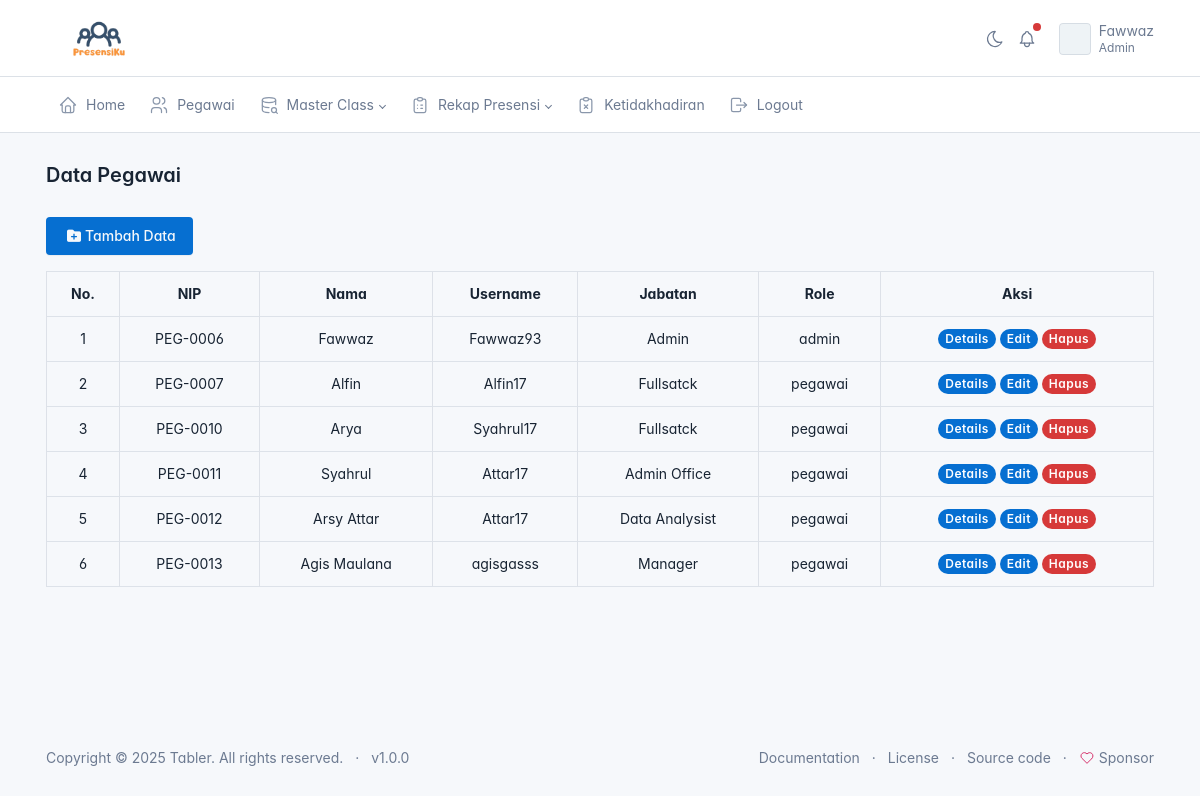
The app's page /admin/data_pegawai/pegawai.php (signed in) with its own data.
### tables this page shows
CREATE TABLE `users` (
  `id` int(11) NOT NULL,
  `id_pegawai` int(11) NOT NULL,
  `username` varchar(225) NOT NULL,
  `password` varchar(300) NOT NULL,
  `status` varchar(20) NOT NULL,
  `role` varchar(20) NOT NULL
);

CREATE TABLE `pegawai` (
  `id` int(11) NOT NULL,
  `nip` varchar(50) NOT NULL,
  `name` varchar(200) NOT NULL,
  `jenis_kelamin` varchar(20) NOT NULL,
  `alamat` varchar(225) NOT NULL,
  `no_handphone` varchar(20) NOT NULL,
  `jabatan` varchar(100) NOT NULL,
  `lokasi_presensi` varchar(50) NOT NULL,
  `foto` varchar(225) NOT NULL
);

### config.php (called while the page is built, shortened)
<?php
function base_url($url = null)
{
    $base_url = 'http://localhost/RPLPresensi';
    if ($url != null) {
        return $base_url . '/' . $url;
    } else {
        return $base_url;
    }
}
?>

### admin/data_pegawai/pegawai.php (the view, shortened to what this page needs)
<?php
$judul = "Data Pegawai";
include('../layout/header.php');
require_once('../../config.php');
$result = mysqli_query($connection, "SELECT users.id_pegawai, users.username, users.password, users.status, users.role, pegawai.* FROM users JOIN pegawai ON users.id_pegawai = pegawai.id");
?>
<div class="page-body">
    <div class="container-xl">
        <a href="<?= base_url('admin/data_pegawai/tambah.php?id=') ?>" class="btn btn-primary"><span class="text"><i
                    class="fa-solid fa-folder-plus p-1"></i>Tambah Data</span></a>
        <table class="table table-bordered mt-3">
            <tr class="text-center">
                <th>No.</th>
                <th>NIP</th>
                <th>Nama</th>
                <th>Username</th>
                <th>Jabatan</th>
                <th>Role</th>
                <th>Aksi</th>
            </tr>
            <?php if (mysqli_num_rows($result) === 0): ?>
            <tr>
                <td colspan="7">Data kosong, silahkan tambahkan data baru</td>
            </tr>
            <?php else: ?>
            <?php $no = 1;
                while ($pegawai = mysqli_fetch_array($result)):?>
            <tr class="text-center">
                <td><?= $no++ ?></td>
                <td><?= $pegawai['nip'] ?></td>
                <td><?= $pegawai['name'] ?></td>
                <td><?= $pegawai['username'] ?></td>
                <td><?= $pegawai['jabatan'] ?></td>
                <td><?= $pegawai['role'] ?></td>
                <td class="text-center">
                    <a href="<?= base_url('admin/data_pegawai/detail.php?id=' . $pegawai['id']) ?>"
                        class="badge badge-pill bg-primary">Details</a>
                    <a href="<?= base_url('admin/data_pegawai/edit.php?id=' . $pegawai['id']) ?>"
                        class="badge badge-pill bg-primary">Edit</a>
                    <a href="<?= base_url('admin/data_pegawai/hapus.php?id=' . $pegawai['id']) ?>"
                        class="badge badge-pill bg-danger tombol-hapus ">Hapus</a>
                </td>
            </tr>
            <?php endwhile; ?>
            <?php endif; ?>
        </table>
    </div>
</div>
<?php include('../layout/footer.php'); ?>

### admin/layout/header.php (shortened to what this page needs)
<?php
global $judul;
require_once('../../config.php') ?>
<!doctype html>
<html lang="en">
<head>
    <link href="<?= base_url('presensi/css/tabler.min.css?1738096685') ?> " rel="stylesheet" />
    <link href="<?= base_url('presensi/css/tabler-vendors.min.css?1738096685') ?> " rel="stylesheet" />
    <link href="<?= base_url('presensi/css/demo.min.css?1738096685') ?>" rel="stylesheet" />
    <link rel="stylesheet" href="https://cdnjs.cloudflare.com/ajax/libs/font-awesome/6.7.2/css/all.min.css"
 />
</head>
<body>
    <div class="page">
        <header class="navbar navbar-expand-md d-print-none">
            <div class="container-xl">
                <div class="navbar-brand navbar-brand-autodark d-none-navbar-horizontal pe-0 pe-md-3">
                    <a href=".">
                        <a href="." class="navbar-brand navbar-brand-autodark">
                            <img src="<?= base_url('Presensi/img/Presensi.png') ?>" alt="Logo"
                                style="width: 90px; height: auto;">
                        </a>
                    </a>
                </div>
                <div class="navbar-nav flex-row order-md-last">
                    <div class="d-none d-md-flex">
                        <a href="?theme=dark" class="nav-link px-0 hide-theme-dark" title="Enable dark mode"
                            data-bs-toggle="tooltip" data-bs-placement="bottom">
                            <svg xmlns="http://www.w3.org/2000/svg" width="24" height="24" viewBox="0 0 24 24"
                                fill="none" stroke="currentColor" stroke-width="2" stroke-linecap="round"
                                stroke-linejoin="round" class="icon icon-1">
                                <path
                                    d="M12 3c.132 0 .263 0 .393 0a7.5 7.5 0 0 0 7.92 12.446a9 9 0 1 1 -8.313 -12.454z" />
                            </svg>
                        </a>
                        <div class="nav-item dropdown d-none d-md-flex me-3">
                            <a href="#" class="nav-link px-0" data-bs-toggle="dropdown" tabindex="-1"
                                aria-label="Show notifications">
                                <span class="badge bg-red"></span>
                            </a>
                        </div>
                    </div>
                    <div class="nav-item dropdown">
                        <a href="#" class="nav-link d-flex lh-1 text-reset p-0" data-bs-toggle="dropdown"
                            aria-label="Open user menu">
                            <span class="avatar avatar-sm"
                                style="background-image: url(./static/avatars/000m.jpg)"></span>
                            <div class="d-none d-xl-block ps-2">
                                <div><?= $_SESSION['name'] ?></div>
                                <div class="mt-1 small text-secondary"><?= $_SESSION['jabatan'] ?></div>
                            </div>
                        </a>
                    </div>
                </div>
            </div>
        </header>
        <header class="navbar-expand-md">
            <div class="collapse navbar-collapse" id="navbar-menu">
                <div class="navbar">
                    <div class="container-xl">
                        <div class="row flex-fill align-items-center">
                            <div class="col">
                                <ul class="navbar-nav">
                                    <li class="nav-item">
                                        <a class="nav-link" href="<?= base_url('admin/home/home.php') ?>">
                                            <span class="nav-link-icon d-md-none d-lg-inline-block">
                                            </span>
                                            <span class="nav-link-title">
                                                Home
                                            </span>
                                        </a>
                                    </li>
                                    <li class="nav-item">
                                        <a class="nav-link" href="<?= base_url('admin/data_pegawai/pegawai.php') ?>">
                                            <span class="nav-link-icon d-md-none d-lg-inline-block">
                                            </span>
                                            <span class="nav-link-title">
                                                Pegawai
                                            </span>
                                        </a>
                                    </li>
                                    <li class="nav-item dropdown">
                                        <a class="nav-link dropdown-toggle" href="#navbar-base"
                                            data-bs-toggle="dropdown" data-bs-auto-close="outside" role="button"
                                            aria-expanded="false">
                                            <span class="nav-link-icon d-md-none d-lg-inline-block">
                                            </span>
                                            <span class="nav-link-title">
                                                Master Class
                                            </span>
                                        </a>
                                    </li>
                                    <li class="nav-item dropdown">
                                        <a class="nav-link dropdown-toggle" href="#navbar-base"
                                            data-bs-toggle="dropdown" data-bs-auto-close="outside" role="button"
                                            aria-expanded="false">
                                            <span class="nav-link-icon d-md-none d-lg-inline-block">
                                            </span>
                                            <span class="nav-link-title">
                                                Rekap Presensi
                                            </span>
                                        </a>
                                    </li>
                                    <li class="nav-item">
                                        <a class="nav-link"
                                            href="<?= base_url('admin/data_ketidakhadiran/ketidakhadiran.php') ?>">
                                            <span class="nav-link-icon d-md-none d-lg-inline-block">
                                            </span>
                                            <span class="nav-link-title">
                                                Ketidakhadiran
                                            </span>
                                        </a>
                                    </li>
                                    <li class="nav-item">
                                        <a class="nav-link" href="<?= base_url('auth/logout.php') ?>">
                                            <span class="nav-link-icon d-md-none d-lg-inline-block">
                                            </span>
                                            <span class="nav-link-title">
                                                Logout
                                            </span>
                                        </a>
                                    </li>
                                </ul>
                            </div>
                        </div>
                    </div>
                </div>
            </div>
        </header>
        <div class="page-wrapper">
            <div class="page-header d-print-none">
                <div class="container-xl">
                    <div class="row g-2 align-items-center">
                        <div class="col">
                            <h2 class="page-title">
                                <?= $judul ?>
                            </h2>
                        </div>
                    </div>
                </div>
            </div>

### admin/layout/footer.php (shortened to what this page needs)
<footer class="footer footer-transparent d-print-none">
    <div class="container-xl">
        <div class="row text-center align-items-center flex-row-reverse">
            <div class="col-lg-auto ms-lg-auto">
                <ul class="list-inline list-inline-dots mb-0">
                    <li class="list-inline-item"><a href="https://tabler.io/docs" target="_blank" class="link-secondary"
                            rel="noopener">Documentation</a></li>
                    <li class="list-inline-item"><a href="./license.html" class="link-secondary">License</a>
                    </li>
                    <li class="list-inline-item"><a href="https://github.com/tabler/tabler" target="_blank"
                            class="link-secondary" rel="noopener">Source code</a></li>
                    <li class="list-inline-item">
                        <a href="https://github.com/sponsors/codecalm" target="_blank" class="link-secondary"
                            rel="noopener">
                            <svg xmlns="http://www.w3.org/2000/svg" width="24" height="24" viewBox="0 0 24 24"
                                fill="none" stroke="currentColor" stroke-width="2" stroke-linecap="round"
                                stroke-linejoin="round" class="icon text-pink icon-inline icon-4">
                                <path
                                    d="M19.5 12.572l-7.5 7.428l-7.5 -7.428a5 5 0 1 1 7.5 -6.566a5 5 0 1 1 7.5 6.572" />
                            </svg>
                            Sponsor
                        </a>
                    </li>
                </ul>
            </div>
            <div class="col-12 col-lg-auto mt-3 mt-lg-0">
                <ul class="list-inline list-inline-dots mb-0">
                    <li class="list-inline-item">
                        Copyright &copy; 2025
                        <a href="." class="link-secondary">Tabler</a>.
                        All rights reserved.
                    </li>
                    <li class="list-inline-item">
                        <a href="./changelog.html" class="link-secondary" rel="noopener">
                            v1.0.0
                        </a>
                    </li>
                </ul>
            </div>
        </div>
    </div>
</footer>
</div>
</div>
</body>
</html>

### records on screen
users: id_pegawai.nip "PEG-0006", id_pegawai.name "Fawwaz", username "Fawwaz93", id_pegawai.jabatan "Admin", role "admin"
users: id_pegawai.nip "PEG-0007", id_pegawai.name "Alfin", username "Alfin17", id_pegawai.jabatan "Fullsatck", role "pegawai"
users: id_pegawai.nip "PEG-0010", id_pegawai.name "Arya", username "Syahrul17", id_pegawai.jabatan "Fullsatck", role "pegawai"
users: id_pegawai.nip "PEG-0011", id_pegawai.name "Syahrul", username "Attar17", id_pegawai.jabatan "Admin Office", role "pegawai"
users: id_pegawai.nip "PEG-0012", id_pegawai.name "Arsy Attar", username "Attar17", id_pegawai.jabatan "Data Analysist", role "pegawai"
users: id_pegawai.nip "PEG-0013", id_pegawai.name "Agis Maulana", username "agisgasss", id_pegawai.jabatan "Manager", role "pegawai"

### other values on screen
$_SESSION['name'] "Fawwaz"
$_SESSION['jabatan'] "Admin"
$judul "Data Pegawai"
